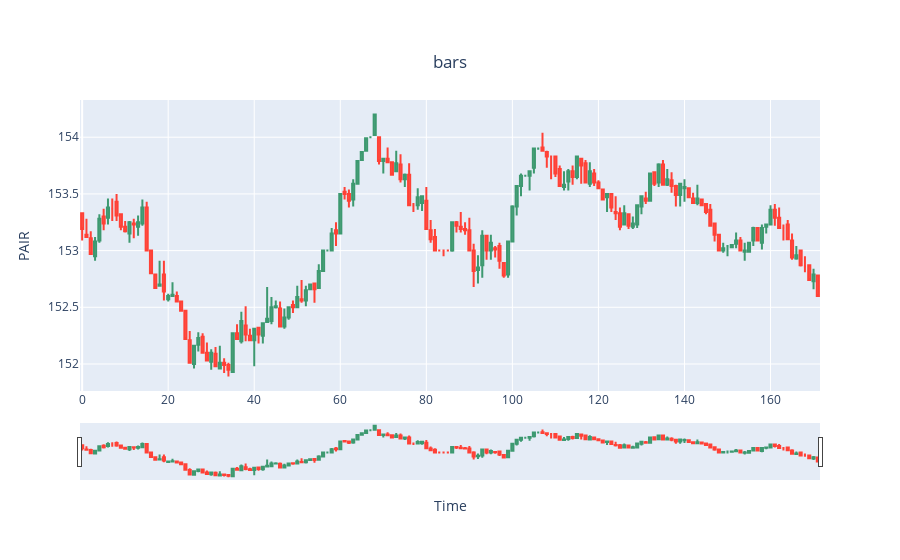

Write notebook code for a chart like this one.
### Code cell
df_volume_.bars.plot()

### Figure 1 — Plotly figure (JSON) as saved in the notebook; plotly's stock layout.template omitted (floating-point values rounded to 4 significant figures; data arrays with more than 128 entries replaced by an {"elided": "..."} marker saying what was removed)
{"data": [{"close": {"elided": "172 float values"}, "high": {"elided": "172 float values"}, "low": {"elided": "172 float values"}, "open": {"elided": "172 float values"}, "type": "candlestick", "x": {"elided": "172 int values"}}], "layout": {"title": {"text": "bars", "x": 0.5, "xanchor": "center", "y": 0.9, "yanchor": "top"}, "xaxis": {"rangeslider": {"visible": true}, "title": {"text": "Time"}}, "yaxis": {"title": {"text": "PAIR"}}}}
